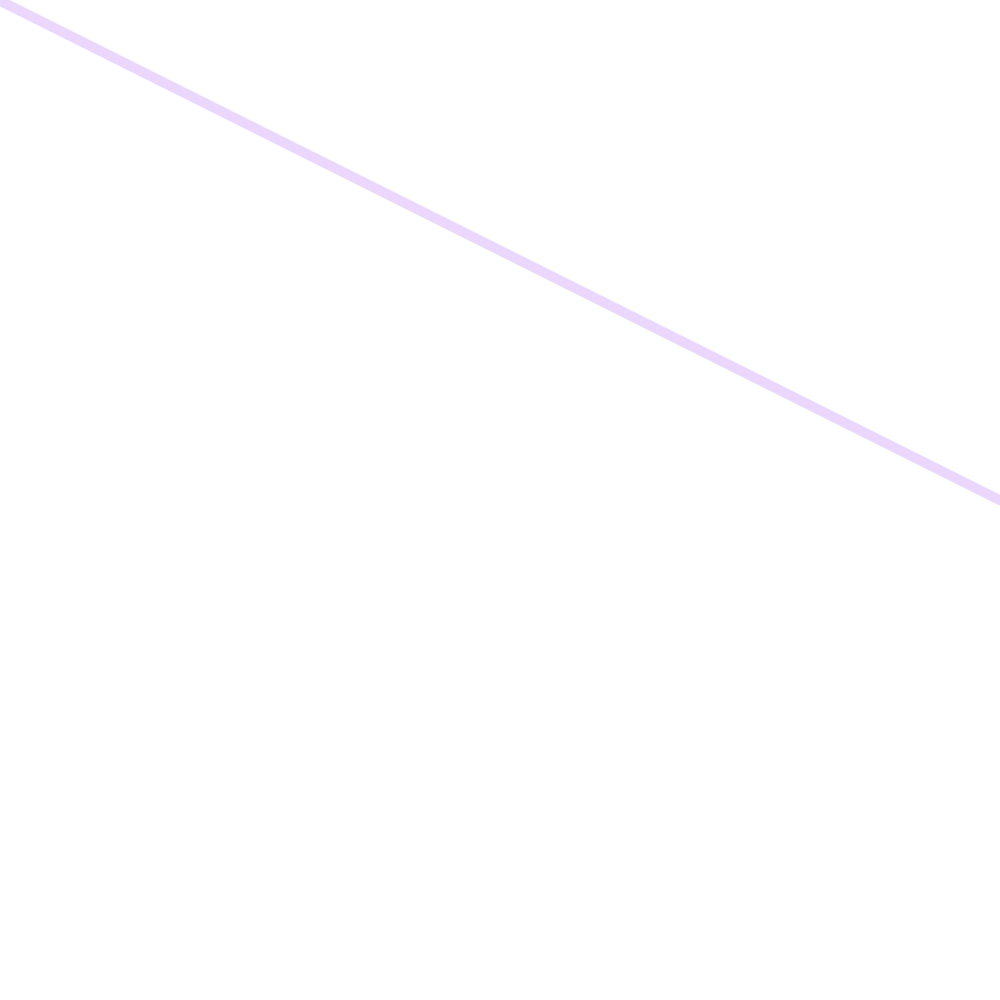
Frame 1 (no input)
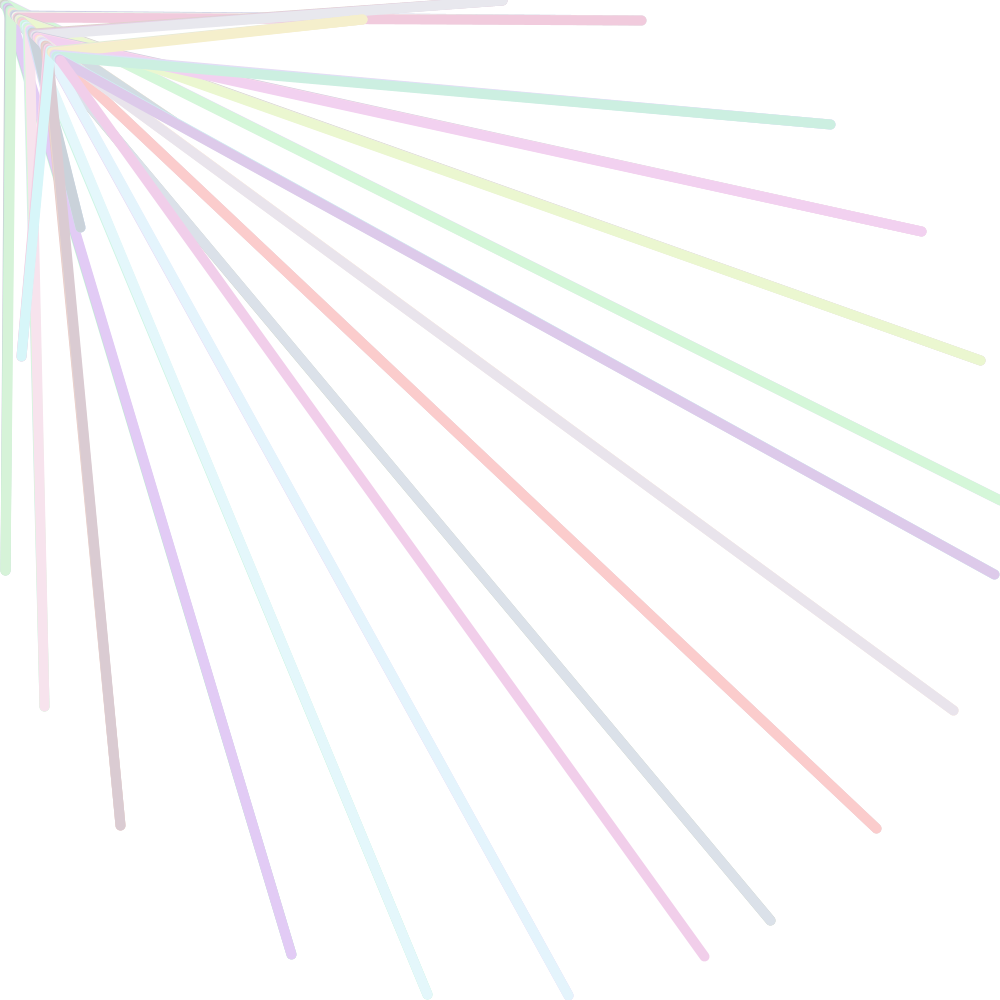
Frame 60 (the mouse pressed at the canvas centre just before this capture)
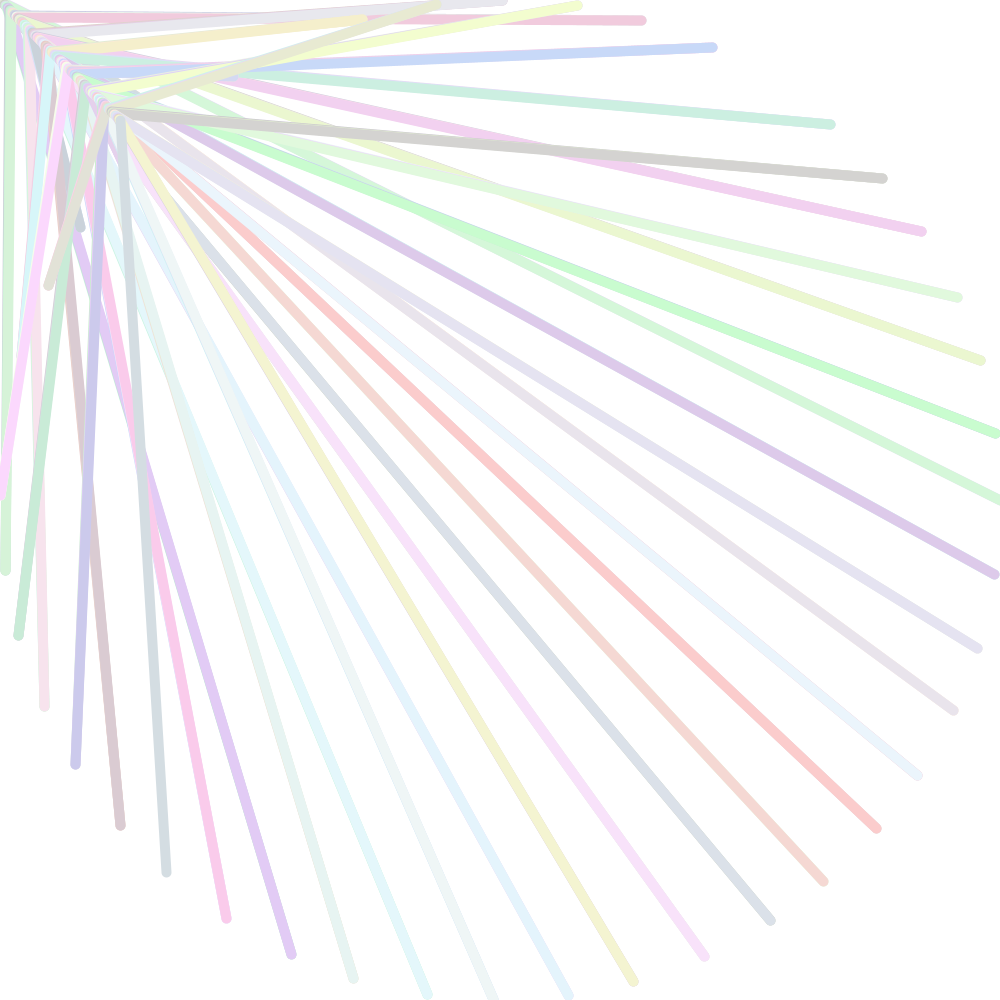
Frame 120 (the mouse held since frame 60 and released just before this capture)

The Processing sketch that drew these frames (run headless with seeded random() and noise(); from frame 60 on, the mouse is pressed at the canvas centre):

// Processing sketch: ball_made_of_not_balls
// ── ball_made_of_not_balls.pde
int a = 0;
int c = 0;
int o = 1000;
void setup(){
 size(1000, 1000);
 background(255);
}

void draw(){
  stroke(random(200,255), random(200,255),random(200,255), o);
  strokeWeight(10);
  a = a + 1;
  c = c + 1;
  o = o - 1;
line(500 + 500 * cos(a/3),500 + 500 * sin(c/3),a,c);

}
